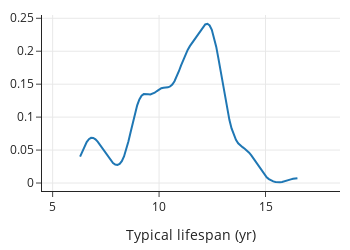

Notebook code cell kept with this figure:
### Code cell
f2.update_xaxes(range=[4.5, 18.5], title="Typical lifespan (yr)")
f2.update_layout(showlegend=False,width=350, height=250)
f2.show()
